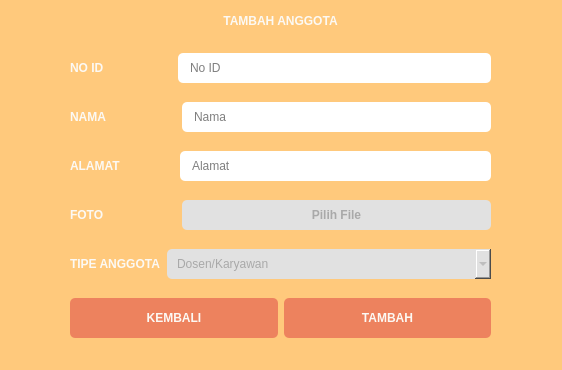
<?xml version="1.0" encoding="UTF-8"?>
<ui version="4.0">
 <class>tambahDataA</class>
 <widget class="QDialog" name="tambahDataA">
  <property name="geometry">
   <rect>
    <x>0</x>
    <y>0</y>
    <width>562</width>
    <height>370</height>
   </rect>
  </property>
  <property name="windowTitle">
   <string>Tambah Anggota</string>
  </property>
  <property name="windowIcon">
   <iconset resource="misc.qrc">
    <normaloff>:/unsoed.png</normaloff>:/unsoed.png</iconset>
  </property>
  <property name="styleSheet">
   <string notr="true">QDialog#tambahDataA {
	background-color: #ffc97c;
}</string>
  </property>
  <widget class="QLabel" name="label1">
   <property name="geometry">
    <rect>
     <x>0</x>
     <y>0</y>
     <width>561</width>
     <height>41</height>
    </rect>
   </property>
   <property name="styleSheet">
    <string notr="true">QLabel#label1 {
	font: 16pt &quot;Comic Sans MS&quot;;
	font-weight: bold;
	color: #fcf9f4;
}</string>
   </property>
   <property name="text">
    <string>TAMBAH ANGGOTA</string>
   </property>
   <property name="alignment">
    <set>Qt::AlignCenter</set>
   </property>
  </widget>
  <widget class="QWidget" name="layoutWidget">
   <property name="geometry">
    <rect>
     <x>70</x>
     <y>40</y>
     <width>421</width>
     <height>311</height>
    </rect>
   </property>
   <layout class="QVBoxLayout" name="verticalLayout">
    <item>
     <layout class="QHBoxLayout" name="horizontalLayout">
      <item>
       <widget class="QLabel" name="label2">
        <property name="styleSheet">
         <string notr="true">QLabel#label2 {
	font: 10pt &quot;Comic Sans MS&quot;;
	font-weight: 500;
	color: #fcf9f4;
}</string>
        </property>
        <property name="text">
         <string>NO ID</string>
        </property>
       </widget>
      </item>
      <item>
       <spacer name="horizontalSpacer">
        <property name="orientation">
         <enum>Qt::Horizontal</enum>
        </property>
        <property name="sizeType">
         <enum>QSizePolicy::Fixed</enum>
        </property>
        <property name="sizeHint" stdset="0">
         <size>
          <width>68</width>
          <height>20</height>
         </size>
        </property>
       </spacer>
      </item>
      <item>
       <widget class="QLineEdit" name="noIDEdit">
        <property name="sizePolicy">
         <sizepolicy hsizetype="Expanding" vsizetype="Fixed">
          <horstretch>0</horstretch>
          <verstretch>0</verstretch>
         </sizepolicy>
        </property>
        <property name="styleSheet">
         <string notr="true">QLineEdit#noIDEdit {
	border-radius: 5px;
	height: 30px;
	padding-left: 10px;
	font: 10pt &quot;Comic Sans MS&quot;;
}</string>
        </property>
        <property name="maxLength">
         <number>20</number>
        </property>
        <property name="placeholderText">
         <string>No ID</string>
        </property>
       </widget>
      </item>
     </layout>
    </item>
    <item>
     <layout class="QHBoxLayout" name="horizontalLayout_2">
      <item>
       <widget class="QLabel" name="label3">
        <property name="styleSheet">
         <string notr="true">QLabel#label3 {
	font: 10pt &quot;Comic Sans MS&quot;;
	font-weight: 500;
	color: #fcf9f4;
}</string>
        </property>
        <property name="text">
         <string>NAMA</string>
        </property>
       </widget>
      </item>
      <item>
       <spacer name="horizontalSpacer_2">
        <property name="orientation">
         <enum>Qt::Horizontal</enum>
        </property>
        <property name="sizeType">
         <enum>QSizePolicy::Fixed</enum>
        </property>
        <property name="sizeHint" stdset="0">
         <size>
          <width>70</width>
          <height>20</height>
         </size>
        </property>
       </spacer>
      </item>
      <item>
       <widget class="QLineEdit" name="namaEdit">
        <property name="styleSheet">
         <string notr="true">QLineEdit#namaEdit{
	border-radius: 5px;
	height: 30px;
	padding-left: 10px;
	font: 10pt &quot;Comic Sans MS&quot;;
}</string>
        </property>
        <property name="placeholderText">
         <string>Nama</string>
        </property>
       </widget>
      </item>
     </layout>
    </item>
    <item>
     <layout class="QHBoxLayout" name="horizontalLayout_3">
      <item>
       <widget class="QLabel" name="label4">
        <property name="styleSheet">
         <string notr="true">QLabel#label4 {
	font: 10pt &quot;Comic Sans MS&quot;;
	font-weight: 500;
	color: #fcf9f4;
}</string>
        </property>
        <property name="text">
         <string>ALAMAT</string>
        </property>
       </widget>
      </item>
      <item>
       <spacer name="horizontalSpacer_3">
        <property name="orientation">
         <enum>Qt::Horizontal</enum>
        </property>
        <property name="sizeType">
         <enum>QSizePolicy::Fixed</enum>
        </property>
        <property name="sizeHint" stdset="0">
         <size>
          <width>53</width>
          <height>20</height>
         </size>
        </property>
       </spacer>
      </item>
      <item>
       <widget class="QLineEdit" name="alamatEdit">
        <property name="styleSheet">
         <string notr="true">QLineEdit#alamatEdit {
	border-radius: 5px;
	height: 30px;
	padding-left: 10px;
	font: 10pt &quot;Comic Sans MS&quot;;
}</string>
        </property>
        <property name="placeholderText">
         <string>Alamat</string>
        </property>
       </widget>
      </item>
     </layout>
    </item>
    <item>
     <layout class="QHBoxLayout" name="horizontalLayout_4">
      <item>
       <widget class="QLabel" name="label5">
        <property name="styleSheet">
         <string notr="true">QLabel#label5 {
	font: 10pt &quot;Comic Sans MS&quot;;
	font-weight: 500;
	color: #fcf9f4;
}</string>
        </property>
        <property name="text">
         <string>FOTO</string>
        </property>
       </widget>
      </item>
      <item>
       <spacer name="horizontalSpacer_4">
        <property name="orientation">
         <enum>Qt::Horizontal</enum>
        </property>
        <property name="sizeType">
         <enum>QSizePolicy::Fixed</enum>
        </property>
        <property name="sizeHint" stdset="0">
         <size>
          <width>72</width>
          <height>20</height>
         </size>
        </property>
       </spacer>
      </item>
      <item>
       <widget class="QPushButton" name="getFoto">
        <property name="sizePolicy">
         <sizepolicy hsizetype="Expanding" vsizetype="Fixed">
          <horstretch>0</horstretch>
          <verstretch>0</verstretch>
         </sizepolicy>
        </property>
        <property name="cursor">
         <cursorShape>PointingHandCursor</cursorShape>
        </property>
        <property name="styleSheet">
         <string notr="true">QPushButton#getFoto {
	color: #a9a9a9;
	height: 30px;
	border-radius: 5px;
	background-color: #e1e1e1;
	font: 12pt &quot;Comic Sans MS&quot;;
	font-weight: bold;
}
QPushButton#getFoto:hover {
	background-color: #d1d1d1;
}</string>
        </property>
        <property name="text">
         <string>Pilih File</string>
        </property>
       </widget>
      </item>
     </layout>
    </item>
    <item>
     <layout class="QHBoxLayout" name="horizontalLayout_5">
      <item>
       <widget class="QLabel" name="label6">
        <property name="styleSheet">
         <string notr="true">QLabel#label6 {
	font: 10pt &quot;Comic Sans MS&quot;;
	font-weight: 500;
	color: #fcf9f4;
}</string>
        </property>
        <property name="text">
         <string>TIPE ANGGOTA</string>
        </property>
       </widget>
      </item>
      <item>
       <spacer name="horizontalSpacer_5">
        <property name="orientation">
         <enum>Qt::Horizontal</enum>
        </property>
        <property name="sizeType">
         <enum>QSizePolicy::Fixed</enum>
        </property>
        <property name="sizeHint" stdset="0">
         <size>
          <width>1</width>
          <height>20</height>
         </size>
        </property>
       </spacer>
      </item>
      <item>
       <widget class="QComboBox" name="tipeAnggotaPilih">
        <property name="sizePolicy">
         <sizepolicy hsizetype="Expanding" vsizetype="Fixed">
          <horstretch>0</horstretch>
          <verstretch>0</verstretch>
         </sizepolicy>
        </property>
        <property name="cursor">
         <cursorShape>PointingHandCursor</cursorShape>
        </property>
        <property name="styleSheet">
         <string notr="true">QComboBox#tipeAnggotaPilih {
	color: #a9a9a9;
	border-radius: 5px;
	background-color: #e1e1e1;
	height: 30px;
	padding-left: 10px;
	font: 12pt &quot;Comic Sans MS&quot;;
	height: 30px;
}
QComboBox#tipeAnggotaPilih:hover {
	background-color: #d1d1d1;
}</string>
        </property>
        <item>
         <property name="text">
          <string>Dosen/Karyawan</string>
         </property>
        </item>
        <item>
         <property name="text">
          <string>Co Ass</string>
         </property>
        </item>
        <item>
         <property name="text">
          <string>Mahasiswa</string>
         </property>
        </item>
       </widget>
      </item>
     </layout>
    </item>
    <item>
     <layout class="QHBoxLayout" name="horizontalLayout_6">
      <item>
       <widget class="QPushButton" name="kembaliButton">
        <property name="cursor">
         <cursorShape>PointingHandCursor</cursorShape>
        </property>
        <property name="styleSheet">
         <string notr="true">QPushButton#kembaliButton {
	color: #fcf9f4;
	border-radius: 5px;
	background-color: rgba(234, 118, 89, 220);
	font-weight: bold;
	height: 40px;
	font: 12pt &quot;Comic Sans MS&quot;;
}
QPushButton#kembaliButton:hover {
	background-color: rgba(234, 118, 89, 255);
	font: 14pt &quot;Comic Sans MS&quot;;
}</string>
        </property>
        <property name="text">
         <string>KEMBALI</string>
        </property>
       </widget>
      </item>
      <item>
       <widget class="QPushButton" name="tambahButton">
        <property name="cursor">
         <cursorShape>PointingHandCursor</cursorShape>
        </property>
        <property name="styleSheet">
         <string notr="true">QPushButton#tambahButton {
	color: #fcf9f4;
	border-radius: 5px;
	background-color: rgba(234, 118, 89, 220);
	font-weight: bold;
	height: 40px;
	font: 12pt &quot;Comic Sans MS&quot;;
}
QPushButton#tambahButton:hover {
	background-color: rgba(234, 118, 89, 255);
	font: 14pt &quot;Comic Sans MS&quot;;
}</string>
        </property>
        <property name="text">
         <string>TAMBAH</string>
        </property>
       </widget>
      </item>
     </layout>
    </item>
   </layout>
  </widget>
 </widget>
 <tabstops>
  <tabstop>noIDEdit</tabstop>
  <tabstop>namaEdit</tabstop>
  <tabstop>alamatEdit</tabstop>
  <tabstop>getFoto</tabstop>
  <tabstop>tipeAnggotaPilih</tabstop>
  <tabstop>tambahButton</tabstop>
  <tabstop>kembaliButton</tabstop>
 </tabstops>
 <resources>
  <include location="misc.qrc"/>
 </resources>
 <connections/>
</ui>
